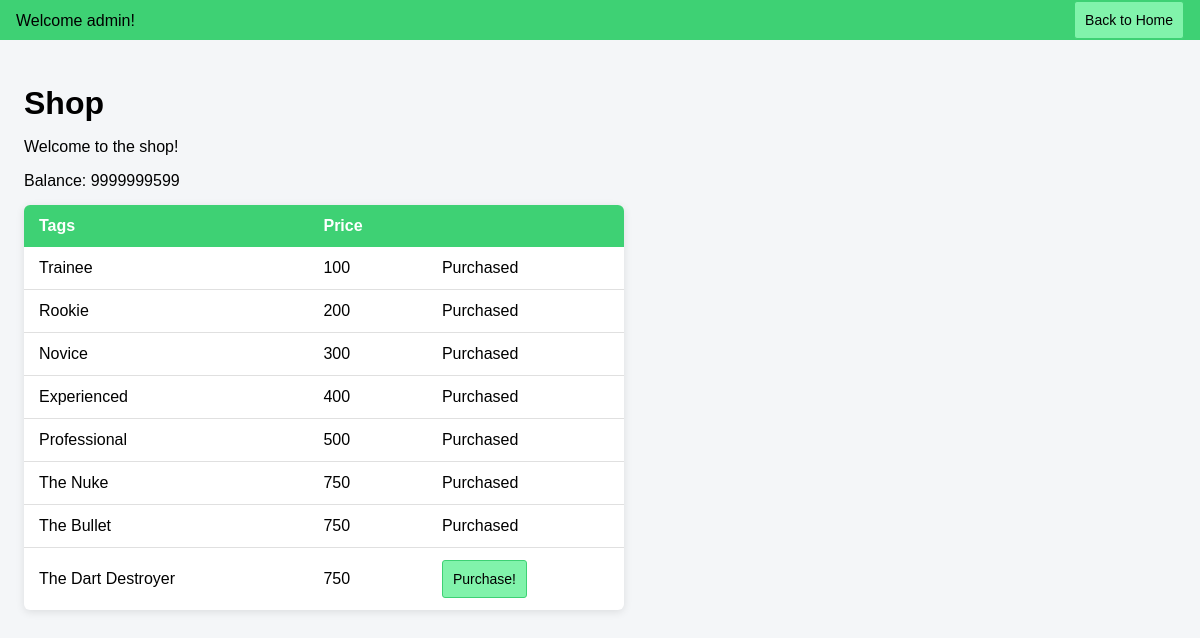
Page /shop (signed in) on the earlier database version.
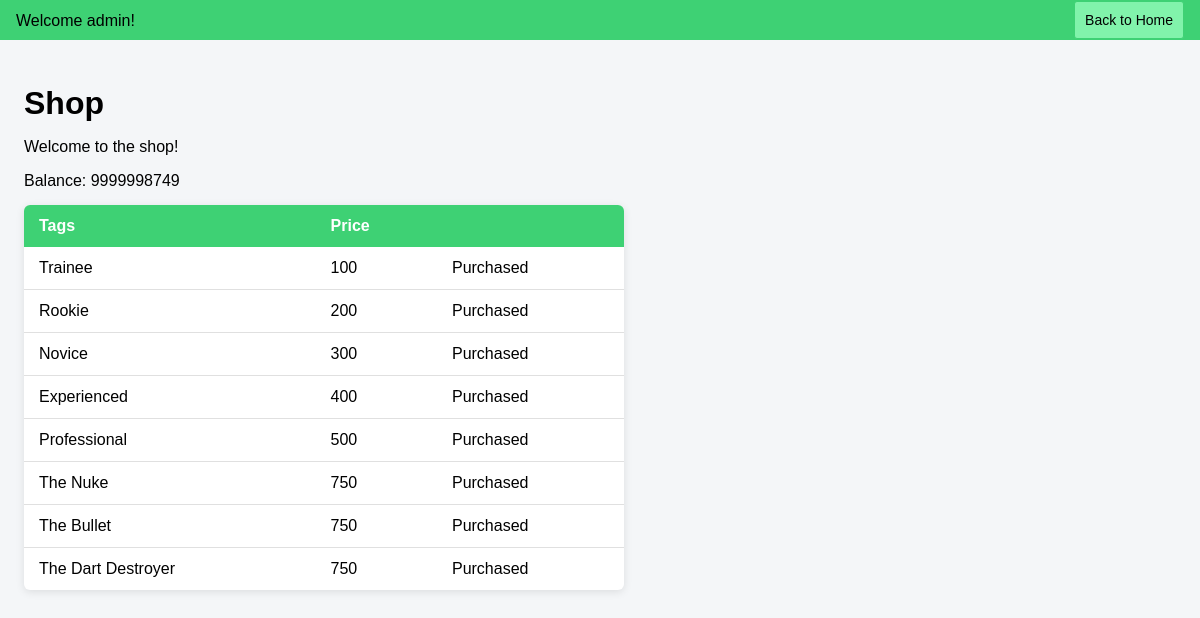
Same page on the later database version.
### tables this page shows
CREATE TABLE users (
            userID INTEGER PRIMARY KEY AUTOINCREMENT,
            username TEXT NOT NULL UNIQUE,
            password TEXT NOT NULL,
            currency INTEGER DEFAULT 0
        );

CREATE TABLE shop (
            itemID INTEGER PRIMARY KEY AUTOINCREMENT,
            price INTEGER NOT NULL,
            type TEXT NOT NULL, 
            desc TEXT NOT NULL
        );

### app.py (the view, shortened to what this page needs)
@app.route('/shop', methods=["GET", "POST"])
def shop():
    if 'username' not in session:
        return redirect(url_for('login'))
    username = session['username']
    dataToSend = {}
    with engine.connect() as connection:
        userCurrency = connection.execute(text('SELECT currency from users WHERE username = :username'), {'username':username}).fetchone()[0]
        dataToSend["currency"] = userCurrency
        queryResult = connection.execute(text('SELECT itemID, "desc", price FROM shop WHERE type = "tag" ORDER BY itemID')).fetchall()
        tags = [{"itemID": row[0],  "desc": row[1], "price": row[2], "purchased":False} for row in queryResult]
        dataToSend["tags"] = tags
        userID = connection.execute(text('SELECT userID from users WHERE username = :username'), {'username':username}).fetchone()[0]
        purchasedQuery = connection.execute(text('SELECT itemID from ownership WHERE userID = :userID'), {'userID':userID}).fetchall()
        ownedIDs = [row[0] for row in purchasedQuery]
        for item in dataToSend["tags"]:
            if item["itemID"] in ownedIDs:
                item["purchased"] = True
        connection.commit()
    return render_template("shop.html", dataToSend=dataToSend, username=username)

### templates/shop.html (shortened to what this page needs)
<!DOCTYPE html>
<html lang="en">
<head>
    <link rel="stylesheet" href="{{ url_for('static', filename='css/shopStats.css') }}">
</head>
<body>
    <div class="header-container">
      <div class="headpart welcome">
        <p>Welcome {{ username }}!</p>
      </div>
      <div class="exit">
        <button class="home-btn" onclick="window.location.href='{{ url_for('home') }}'">Back to Home</button>
      </div>
    </div>
    <div class="main">
        <h1>Shop</h1>
        <p>Welcome to the shop!</p>
        <p>Balance: {{ dataToSend.currency }}</p>
        <form method="post" action="/shop">
            <table>
                <thead>
                    <tr>
                        <th>Tags</th>
                        <th>Price</th>
                        <th></th>
                    </tr>
                </thead>
                <tbody>
                    {% for item in dataToSend.tags %}
                    <tr>
                        <td>{{ item.desc }}</td>
                        <td>{{ item.price }}</td>
                        {% if item.purchased == False %}
                        <td><button type="submit" name="{{item.itemID}}" class="buy-btn">Purchase!</button></td>
                        {% else %}
                        <td>Purchased</td>
                        {% endif %}
                    </tr>
                    {% endfor %}
                </tbody>
            </table>
        </form>
    </div>
</body>
</html>

Differences in the rows shown:
changed users "admin": currency "9999999599" → "9999998749"
computed for shop "The Dart Destroyer": text "Purchase!" → "Purchased"
